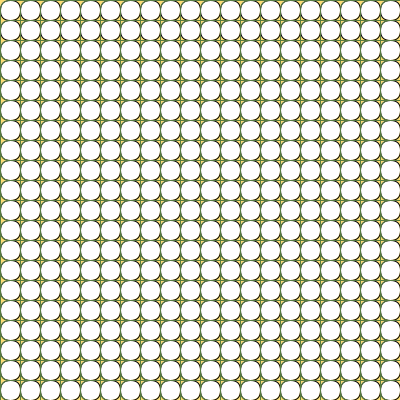
Frame 1 (no input)
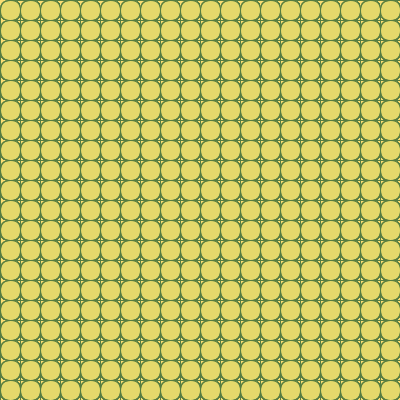
Frame 60 (the mouse pressed at the canvas centre just before this capture)
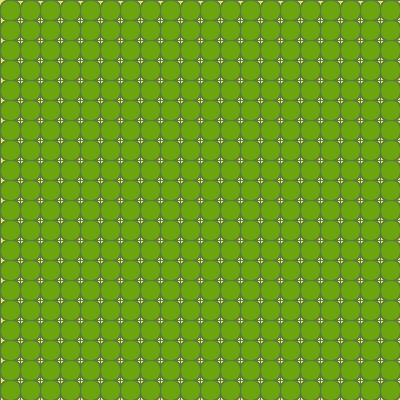
Frame 120 (the mouse held since frame 60 and released just before this capture)

The Processing sketch that drew these frames (run headless with seeded random() and noise(); from frame 60 on, the mouse is pressed at the canvas centre):

// Processing sketch: processing_74655
// ── processing_74655.pde

void setup(){
  size(400, 400);
  background(250, 221, 114);
}

void draw(){
    for(int y = 0; y <= height; y = y + 20){
    for(int x = 0; x <= width; x = x + 20){
    rect(x, y, 20, 20, 10);
  }
    }
   for(int y = 0; y <= height; y = y + 20){
    for(int x = 0; x <= width; x = x + 20){
      stroke(87, 124, 64);
      noFill();
      rect(x, y, 600, 60, 10); 
  }
   }
 if(mousePressed == true){
  fill(109, 165, 15);
 }
else{
 fill(229, 217, 107); 
}
}
